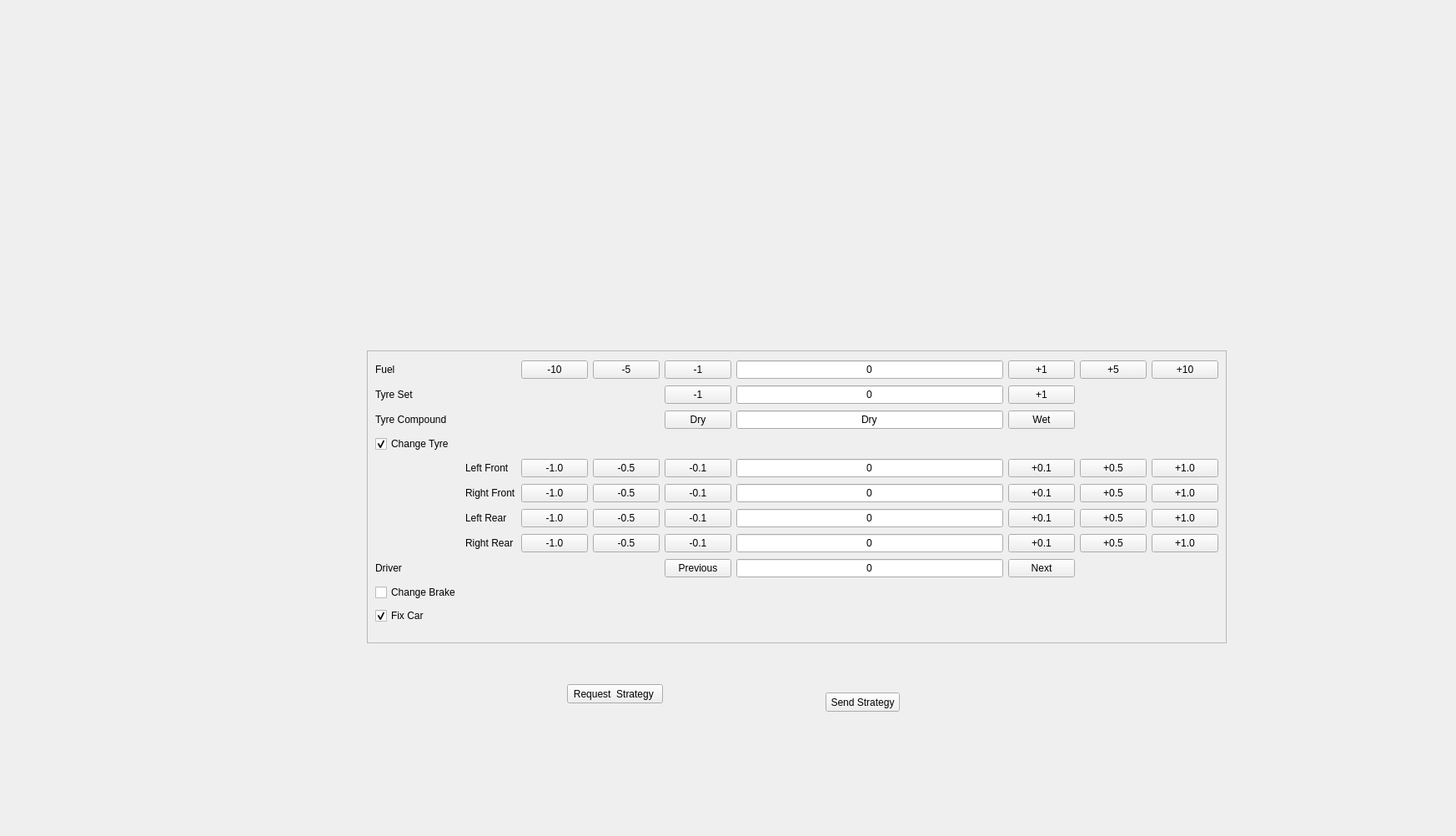
<?xml version="1.0" encoding="UTF-8"?>
<ui version="4.0">
 <class>Strategy</class>
 <widget class="QWidget" name="Strategy">
  <property name="geometry">
   <rect>
    <x>0</x>
    <y>0</y>
    <width>1746</width>
    <height>1002</height>
   </rect>
  </property>
  <property name="windowTitle">
   <string>ACC Engineer Strategy</string>
  </property>
  <widget class="QFrame" name="frame_7">
   <property name="geometry">
    <rect>
     <x>440</x>
     <y>420</y>
     <width>1031</width>
     <height>351</height>
    </rect>
   </property>
   <property name="frameShape">
    <enum>QFrame::StyledPanel</enum>
   </property>
   <property name="frameShadow">
    <enum>QFrame::Raised</enum>
   </property>
   <layout class="QGridLayout" name="gridLayout" rowstretch="0,0,0,0,0,0,0,0,0,0,0,0,0" columnstretch="0,0,0,0,0,0,0,0,0,0">
    <item row="2" column="5">
     <widget class="QLineEdit" name="TyreCompoundLineEdit">
      <property name="sizePolicy">
       <sizepolicy hsizetype="Expanding" vsizetype="Fixed">
        <horstretch>0</horstretch>
        <verstretch>0</verstretch>
       </sizepolicy>
      </property>
      <property name="maximumSize">
       <size>
        <width>16777215</width>
        <height>16777215</height>
       </size>
      </property>
      <property name="text">
       <string>Dry</string>
      </property>
      <property name="maxLength">
       <number>3</number>
      </property>
      <property name="alignment">
       <set>Qt::AlignCenter</set>
      </property>
      <property name="readOnly">
       <bool>true</bool>
      </property>
     </widget>
    </item>
    <item row="1" column="5">
     <widget class="QLineEdit" name="lineEdit_3">
      <property name="sizePolicy">
       <sizepolicy hsizetype="Expanding" vsizetype="Fixed">
        <horstretch>0</horstretch>
        <verstretch>0</verstretch>
       </sizepolicy>
      </property>
      <property name="maximumSize">
       <size>
        <width>16777215</width>
        <height>16777215</height>
       </size>
      </property>
      <property name="text">
       <string>0</string>
      </property>
      <property name="maxLength">
       <number>3</number>
      </property>
      <property name="alignment">
       <set>Qt::AlignCenter</set>
      </property>
     </widget>
    </item>
    <item row="1" column="0">
     <widget class="QLabel" name="TyreSetLabel">
      <property name="text">
       <string>Tyre Set</string>
      </property>
     </widget>
    </item>
    <item row="10" column="5">
     <widget class="QLineEdit" name="lineEdit_9">
      <property name="sizePolicy">
       <sizepolicy hsizetype="Expanding" vsizetype="Fixed">
        <horstretch>0</horstretch>
        <verstretch>0</verstretch>
       </sizepolicy>
      </property>
      <property name="maximumSize">
       <size>
        <width>16777215</width>
        <height>16777215</height>
       </size>
      </property>
      <property name="text">
       <string>0</string>
      </property>
      <property name="maxLength">
       <number>3</number>
      </property>
      <property name="alignment">
       <set>Qt::AlignCenter</set>
      </property>
     </widget>
    </item>
    <item row="6" column="5">
     <widget class="QLineEdit" name="lineEdit_5">
      <property name="sizePolicy">
       <sizepolicy hsizetype="Expanding" vsizetype="Fixed">
        <horstretch>0</horstretch>
        <verstretch>0</verstretch>
       </sizepolicy>
      </property>
      <property name="maximumSize">
       <size>
        <width>16777215</width>
        <height>16777215</height>
       </size>
      </property>
      <property name="text">
       <string>0</string>
      </property>
      <property name="maxLength">
       <number>3</number>
      </property>
      <property name="alignment">
       <set>Qt::AlignCenter</set>
      </property>
     </widget>
    </item>
    <item row="7" column="5">
     <widget class="QLineEdit" name="lineEdit_7">
      <property name="sizePolicy">
       <sizepolicy hsizetype="Expanding" vsizetype="Fixed">
        <horstretch>0</horstretch>
        <verstretch>0</verstretch>
       </sizepolicy>
      </property>
      <property name="maximumSize">
       <size>
        <width>16777215</width>
        <height>16777215</height>
       </size>
      </property>
      <property name="text">
       <string>0</string>
      </property>
      <property name="maxLength">
       <number>3</number>
      </property>
      <property name="alignment">
       <set>Qt::AlignCenter</set>
      </property>
     </widget>
    </item>
    <item row="4" column="4">
     <widget class="QPushButton" name="pushButton_11">
      <property name="text">
       <string>-0.1</string>
      </property>
     </widget>
    </item>
    <item row="8" column="5">
     <widget class="QLineEdit" name="lineEdit_8">
      <property name="sizePolicy">
       <sizepolicy hsizetype="Expanding" vsizetype="Fixed">
        <horstretch>0</horstretch>
        <verstretch>0</verstretch>
       </sizepolicy>
      </property>
      <property name="maximumSize">
       <size>
        <width>16777215</width>
        <height>16777215</height>
       </size>
      </property>
      <property name="text">
       <string>0</string>
      </property>
      <property name="maxLength">
       <number>3</number>
      </property>
      <property name="alignment">
       <set>Qt::AlignCenter</set>
      </property>
     </widget>
    </item>
    <item row="0" column="0">
     <widget class="QLabel" name="FuelLabel">
      <property name="text">
       <string>Fuel</string>
      </property>
     </widget>
    </item>
    <item row="2" column="0">
     <widget class="QLabel" name="TyreCompoundLabel">
      <property name="text">
       <string>Tyre Compound</string>
      </property>
     </widget>
    </item>
    <item row="12" column="0">
     <widget class="QCheckBox" name="FixCarCheckBox">
      <property name="text">
       <string>Fix Car</string>
      </property>
      <property name="checked">
       <bool>true</bool>
      </property>
     </widget>
    </item>
    <item row="11" column="0">
     <widget class="QCheckBox" name="ChangeBrakeCheckBox">
      <property name="text">
       <string>Change Brake</string>
      </property>
     </widget>
    </item>
    <item row="4" column="2">
     <widget class="QPushButton" name="TyreLFMinusOne">
      <property name="text">
       <string>-1.0</string>
      </property>
      <property name="flat">
       <bool>false</bool>
      </property>
     </widget>
    </item>
    <item row="0" column="5">
     <widget class="QLineEdit" name="FuelLineEdit">
      <property name="sizePolicy">
       <sizepolicy hsizetype="Expanding" vsizetype="Fixed">
        <horstretch>0</horstretch>
        <verstretch>0</verstretch>
       </sizepolicy>
      </property>
      <property name="maximumSize">
       <size>
        <width>16777215</width>
        <height>16777215</height>
       </size>
      </property>
      <property name="text">
       <string>0</string>
      </property>
      <property name="maxLength">
       <number>3</number>
      </property>
      <property name="alignment">
       <set>Qt::AlignCenter</set>
      </property>
     </widget>
    </item>
    <item row="4" column="5">
     <widget class="QLineEdit" name="lineEdit_4">
      <property name="sizePolicy">
       <sizepolicy hsizetype="Expanding" vsizetype="Fixed">
        <horstretch>0</horstretch>
        <verstretch>0</verstretch>
       </sizepolicy>
      </property>
      <property name="maximumSize">
       <size>
        <width>16777215</width>
        <height>16777215</height>
       </size>
      </property>
      <property name="text">
       <string>0</string>
      </property>
      <property name="maxLength">
       <number>3</number>
      </property>
      <property name="alignment">
       <set>Qt::AlignCenter</set>
      </property>
     </widget>
    </item>
    <item row="3" column="0">
     <widget class="QCheckBox" name="ChangeTyreCheckBox">
      <property name="text">
       <string>Change Tyre</string>
      </property>
      <property name="checked">
       <bool>true</bool>
      </property>
     </widget>
    </item>
    <item row="4" column="3">
     <widget class="QPushButton" name="pushButton_8">
      <property name="text">
       <string>-0.5</string>
      </property>
     </widget>
    </item>
    <item row="4" column="6">
     <widget class="QPushButton" name="pushButton_12">
      <property name="text">
       <string>+0.1</string>
      </property>
     </widget>
    </item>
    <item row="4" column="7">
     <widget class="QPushButton" name="pushButton_13">
      <property name="text">
       <string>+0.5</string>
      </property>
     </widget>
    </item>
    <item row="4" column="8">
     <widget class="QPushButton" name="pushButton_14">
      <property name="text">
       <string>+1.0</string>
      </property>
     </widget>
    </item>
    <item row="6" column="4">
     <widget class="QPushButton" name="pushButton_19">
      <property name="text">
       <string>-0.1</string>
      </property>
     </widget>
    </item>
    <item row="6" column="3">
     <widget class="QPushButton" name="pushButton_18">
      <property name="text">
       <string>-0.5</string>
      </property>
     </widget>
    </item>
    <item row="6" column="2">
     <widget class="QPushButton" name="pushButton_17">
      <property name="text">
       <string>-1.0</string>
      </property>
     </widget>
    </item>
    <item row="7" column="4">
     <widget class="QPushButton" name="pushButton_31">
      <property name="text">
       <string>-0.1</string>
      </property>
     </widget>
    </item>
    <item row="7" column="3">
     <widget class="QPushButton" name="pushButton_30">
      <property name="text">
       <string>-0.5</string>
      </property>
     </widget>
    </item>
    <item row="7" column="2">
     <widget class="QPushButton" name="pushButton_29">
      <property name="text">
       <string>-1.0</string>
      </property>
     </widget>
    </item>
    <item row="8" column="4">
     <widget class="QPushButton" name="pushButton_37">
      <property name="text">
       <string>-0.1</string>
      </property>
     </widget>
    </item>
    <item row="8" column="3">
     <widget class="QPushButton" name="pushButton_36">
      <property name="text">
       <string>-0.5</string>
      </property>
     </widget>
    </item>
    <item row="8" column="2">
     <widget class="QPushButton" name="pushButton_35">
      <property name="text">
       <string>-1.0</string>
      </property>
     </widget>
    </item>
    <item row="4" column="1">
     <widget class="QLabel" name="TyreLFLabel">
      <property name="text">
       <string>Left Front</string>
      </property>
     </widget>
    </item>
    <item row="6" column="1">
     <widget class="QLabel" name="TyreRFLabel">
      <property name="text">
       <string>Right Front</string>
      </property>
     </widget>
    </item>
    <item row="7" column="1">
     <widget class="QLabel" name="TyreLRLabel">
      <property name="text">
       <string>Left Rear</string>
      </property>
     </widget>
    </item>
    <item row="8" column="1">
     <widget class="QLabel" name="TyreRRLabel">
      <property name="text">
       <string>Right Rear</string>
      </property>
     </widget>
    </item>
    <item row="10" column="0">
     <widget class="QLabel" name="DriverLabel">
      <property name="text">
       <string>Driver</string>
      </property>
     </widget>
    </item>
    <item row="6" column="6">
     <widget class="QPushButton" name="pushButton_20">
      <property name="text">
       <string>+0.1</string>
      </property>
     </widget>
    </item>
    <item row="7" column="6">
     <widget class="QPushButton" name="pushButton_32">
      <property name="text">
       <string>+0.1</string>
      </property>
     </widget>
    </item>
    <item row="8" column="6">
     <widget class="QPushButton" name="pushButton_38">
      <property name="text">
       <string>+0.1</string>
      </property>
     </widget>
    </item>
    <item row="7" column="7">
     <widget class="QPushButton" name="pushButton_33">
      <property name="text">
       <string>+0.5</string>
      </property>
     </widget>
    </item>
    <item row="8" column="7">
     <widget class="QPushButton" name="pushButton_39">
      <property name="text">
       <string>+0.5</string>
      </property>
     </widget>
    </item>
    <item row="6" column="7">
     <widget class="QPushButton" name="pushButton_21">
      <property name="text">
       <string>+0.5</string>
      </property>
     </widget>
    </item>
    <item row="6" column="8">
     <widget class="QPushButton" name="pushButton_22">
      <property name="text">
       <string>+1.0</string>
      </property>
     </widget>
    </item>
    <item row="7" column="8">
     <widget class="QPushButton" name="pushButton_34">
      <property name="text">
       <string>+1.0</string>
      </property>
     </widget>
    </item>
    <item row="8" column="8">
     <widget class="QPushButton" name="pushButton_40">
      <property name="text">
       <string>+1.0</string>
      </property>
     </widget>
    </item>
    <item row="0" column="4">
     <widget class="QPushButton" name="FuelMinusOneButton">
      <property name="text">
       <string>-1</string>
      </property>
     </widget>
    </item>
    <item row="0" column="3">
     <widget class="QPushButton" name="FuelMinusFiveButton">
      <property name="text">
       <string>-5</string>
      </property>
     </widget>
    </item>
    <item row="0" column="2">
     <widget class="QPushButton" name="FuelMinusTenButton">
      <property name="text">
       <string>-10</string>
      </property>
     </widget>
    </item>
    <item row="1" column="4">
     <widget class="QPushButton" name="TyreSetMinusOneButton">
      <property name="text">
       <string>-1</string>
      </property>
     </widget>
    </item>
    <item row="1" column="6">
     <widget class="QPushButton" name="TyreSetPlusOneButton">
      <property name="text">
       <string>+1</string>
      </property>
     </widget>
    </item>
    <item row="0" column="6">
     <widget class="QPushButton" name="FuelPlusOneButton">
      <property name="text">
       <string>+1</string>
      </property>
     </widget>
    </item>
    <item row="0" column="7">
     <widget class="QPushButton" name="FuelPlusFiveButton">
      <property name="text">
       <string>+5</string>
      </property>
     </widget>
    </item>
    <item row="0" column="8">
     <widget class="QPushButton" name="FuelPlusTenButton">
      <property name="text">
       <string>+10</string>
      </property>
     </widget>
    </item>
    <item row="2" column="4">
     <widget class="QPushButton" name="TyreCompoundDryButton">
      <property name="text">
       <string>Dry</string>
      </property>
     </widget>
    </item>
    <item row="2" column="6">
     <widget class="QPushButton" name="TyreCompoundWetButton">
      <property name="text">
       <string>Wet</string>
      </property>
     </widget>
    </item>
    <item row="10" column="6">
     <widget class="QPushButton" name="pushButton_42">
      <property name="text">
       <string>Next</string>
      </property>
     </widget>
    </item>
    <item row="10" column="4">
     <widget class="QPushButton" name="pushButton_41">
      <property name="text">
       <string>Previous</string>
      </property>
     </widget>
    </item>
   </layout>
  </widget>
  <widget class="QPushButton" name="pushButton_24">
   <property name="geometry">
    <rect>
     <x>990</x>
     <y>830</y>
     <width>89</width>
     <height>23</height>
    </rect>
   </property>
   <property name="text">
    <string>Send Strategy</string>
   </property>
  </widget>
  <widget class="QPushButton" name="pushButton_23">
   <property name="geometry">
    <rect>
     <x>680</x>
     <y>820</y>
     <width>115</width>
     <height>23</height>
    </rect>
   </property>
   <property name="text">
    <string>Request  Strategy </string>
   </property>
  </widget>
 </widget>
 <resources/>
 <connections/>
</ui>
